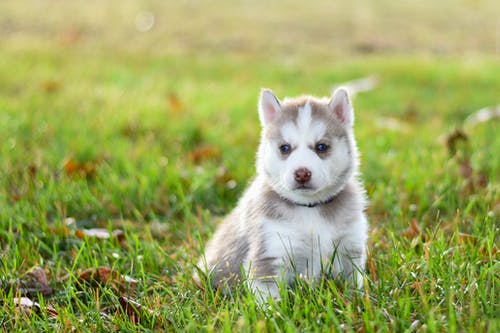
#> input picture Lab7/pup1.jpg, 500 x 333 px
$ python Lab7.py
#> lines starting #> are read from the running program, lines starting #| are printed output that depends on the picture
from PIL import Image
import os


image1 = Image.open('pup1.jpg')
#> image1 is the input picture: PIL image 500x333 RGB; mean R, G, B 155.6, 165.3, 93
image1.convert(mode='L').save('pup2_mod.jpg')
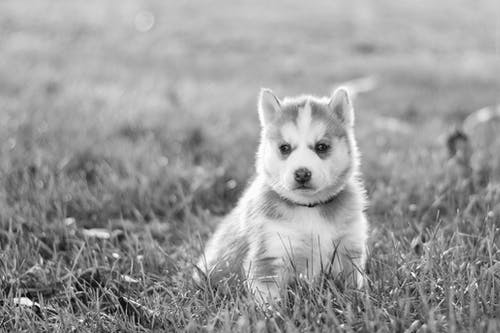
#> saved as pup2_mod.jpg: PIL image 500x333 L; min 1, max 255, mean 154.1


# [16 lines of commented-out code are left out]
